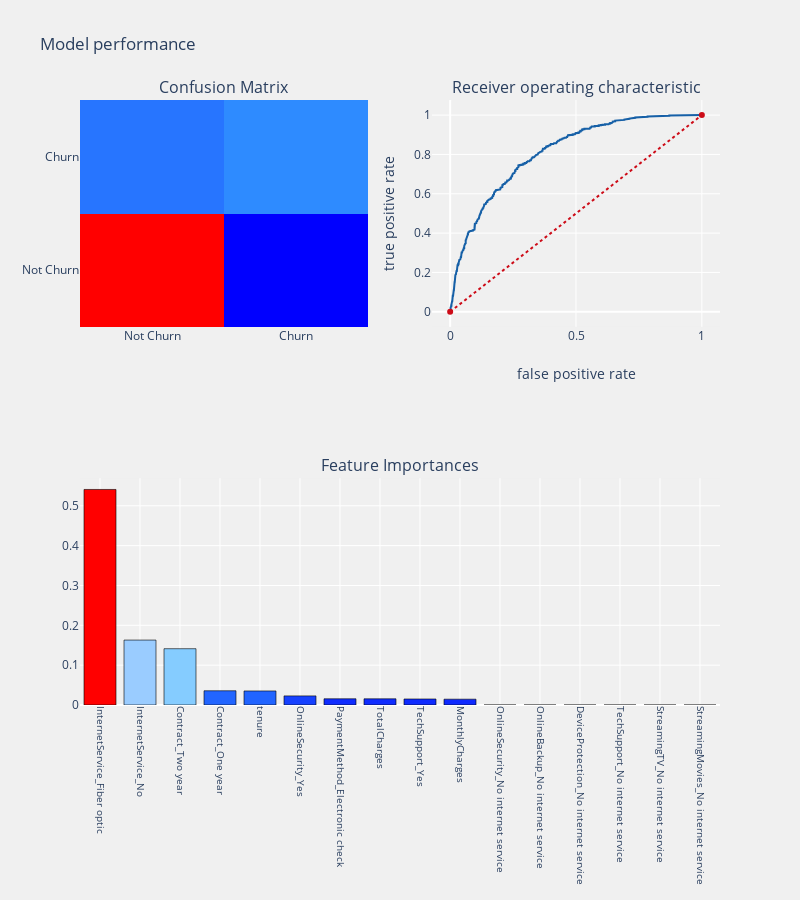

The code cell stored with this chart in its notebook:
### Code cell
from xgboost import XGBClassifier

xgb = XGBClassifier(base_score=0.5, booster='gbtree', colsample_bylevel=1,
                    colsample_bytree=1, gamma=0, learning_rate=0.9, max_delta_step=0,
                    max_depth = 7, min_child_weight=1, missing=None, n_estimators=100,
                    n_jobs=1, nthread=None, objective='binary:logistic', random_state=0,
                    reg_alpha=0, reg_lambda=1, scale_pos_weight=1, seed=None,
                    silent=True, subsample=1)
prediction(xgb,X_train, X_test, y_train, y_test,cols,"features",threshold_plot = True)

### Figure 1 — Plotly figure (JSON) as saved in the notebook; plotly's stock layout.template omitted (floating-point values rounded to 4 significant figures; data arrays with more than 128 entries replaced by an {"elided": "..."} marker saying what was removed)
{"data": [{"colorscale": [[0, "rgb(0,0,255)"], [0.1, "rgb(51,153,255)"], [0.2, "rgb(102,204,255)"], [0.3, "rgb(153,204,255)"], [0.4, "rgb(204,204,255)"], [0.5, "rgb(255,255,255)"], [0.6, "rgb(255,204,255)"], [0.7, "rgb(255,153,255)"], [0.8, "rgb(255,102,204)"], [0.9, "rgb(255,102,102)"], [1, "rgb(255,0,0)"]], "name": "matrix", "showscale": false, "type": "heatmap", "x": ["Not Churn", "Churn"], "xaxis": "x", "y": ["Not Churn", "Churn"], "yaxis": "y", "z": [[1349, 190], [279, 295]]}, {"line": {"color": "rgb(22, 96, 167)", "width": 2}, "name": "Roc : 0.6952402460532542", "type": "scatter", "x": {"elided": "666 float values"}, "xaxis": "x2", "y": {"elided": "666 float values"}, "yaxis": "y2"}, {"line": {"color": "rgb(205, 12, 24)", "dash": "dot", "width": 2}, "type": "scatter", "x": [0, 1], "xaxis": "x2", "y": [0, 1], "yaxis": "y2"}, {"marker": {"color": [0.5411, 0.163, 0.1413, 0.0357, 0.03527, 0.02287, 0.01558, 0.0155, 0.01508, 0.01463, 0, 0, 0, 0, 0, 0], "colorscale": [[0, "rgb(0,0,255)"], [0.1, "rgb(51,153,255)"], [0.2, "rgb(102,204,255)"], [0.3, "rgb(153,204,255)"], [0.4, "rgb(204,204,255)"], [0.5, "rgb(255,255,255)"], [0.6, "rgb(255,204,255)"], [0.7, "rgb(255,153,255)"], [0.8, "rgb(255,102,204)"], [0.9, "rgb(255,102,102)"], [1, "rgb(255,0,0)"]], "line": {"color": "black", "width": 0.6}}, "name": "coefficients", "type": "bar", "x": ["InternetService_Fiber optic", "InternetService_No", "Contract_Two year", "Contract_One year", "tenure", "OnlineSecurity_Yes", "PaymentMethod_Electronic check", "TotalCharges", "TechSupport_Yes", "MonthlyCharges", "OnlineSecurity_No internet service", "OnlineBackup_No internet service", "DeviceProtection_No internet service", "TechSupport_No internet service", "StreamingTV_No internet service", "StreamingMovies_No internet service"], "xaxis": "x3", "y": [0.5411, 0.163, 0.1413, 0.0357, 0.03527, 0.02287, 0.01558, 0.0155, 0.01508, 0.01463, 0, 0, 0, 0, 0, 0], "yaxis": "y3"}], "layout": {"annotations": [{"font": {"size": 16}, "showarrow": false, "text": "Confusion Matrix", "x": 0.225, "xanchor": "center", "xref": "paper", "y": 1, "yanchor": "bottom", "yref": "paper"}, {"font": {"size": 16}, "showarrow": false, "text": "Receiver operating characteristic", "x": 0.775, "xanchor": "center", "xref": "paper", "y": 1, "yanchor": "bottom", "yref": "paper"}, {"font": {"size": 16}, "showarrow": false, "text": "Feature Importances", "x": 0.5, "xanchor": "center", "xref": "paper", "y": 0.375, "yanchor": "bottom", "yref": "paper"}], "autosize": false, "height": 900, "margin": {"b": 195}, "paper_bgcolor": "rgba(240,240,240, 0.95)", "plot_bgcolor": "rgba(240,240,240, 0.95)", "showlegend": false, "title": {"text": "Model performance"}, "width": 800, "xaxis": {"anchor": "y", "domain": [0, 0.45]}, "xaxis2": {"anchor": "y2", "domain": [0.55, 1], "title": {"text": "false positive rate"}}, "xaxis3": {"anchor": "y3", "domain": [0, 1], "showgrid": true, "tickangle": 90, "tickfont": {"size": 10}}, "yaxis": {"anchor": "x", "domain": [0.625, 1]}, "yaxis2": {"anchor": "x2", "domain": [0.625, 1], "title": {"text": "true positive rate"}}, "yaxis3": {"anchor": "x3", "domain": [0, 0.375]}}}
